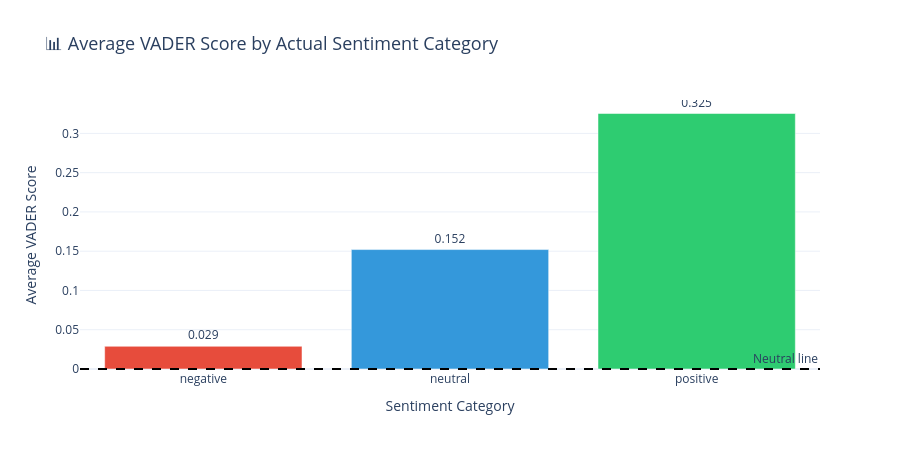

Notebook code cell kept with this figure:
### Code cell
# ================================================
# STEP 7 - VISUALIZATION 3
# Average Sentiment Score by Category
# ================================================

# Calculate average VADER score per sentiment category
avg_scores = df.groupby('sentiment')['vader_score'].agg(['mean', 'std']).reset_index()
avg_scores.columns = ['sentiment', 'avg_score', 'std_score']

print("Average VADER scores by sentiment:")
print(avg_scores)

# Create bar chart
fig3 = px.bar(
    avg_scores,
    x='sentiment',
    y='avg_score',
    color='sentiment',
    title='📊 Average VADER Score by Actual Sentiment Category',
    color_discrete_map={
        'positive': '#2ECC71',
        'negative': '#E74C3C',
        'neutral': '#3498DB'
    },
    labels={
        'avg_score': 'Average VADER Score',
        'sentiment': 'Sentiment Category'
    },
    template='plotly_white',
    text='avg_score'
)

fig3.update_traces(
    texttemplate='%{text:.3f}',
    textposition='outside'
)

fig3.update_layout(
    title_font_size=18,
    showlegend=False,
    height=450
)

fig3.add_hline(
    y=0,
    line_dash='dash',
    line_color='black',
    annotation_text='Neutral line'
)

fig3.show()

### Figure 1 — Plotly figure (JSON) as saved in the notebook; plotly's stock layout.template omitted (floating-point values rounded to 4 significant figures)
{"data": [{"hovertemplate": "Sentiment Category=%{x}<br>Average VADER Score=%{text}<extra></extra>", "legendgroup": "negative", "marker": {"color": "#E74C3C", "pattern": {"shape": ""}}, "name": "negative", "orientation": "v", "showlegend": true, "text": [0.02889], "textposition": "outside", "texttemplate": "%{text:.3f}", "type": "bar", "x": ["negative"], "xaxis": "x", "y": [0.02889], "yaxis": "y"}, {"hovertemplate": "Sentiment Category=%{x}<br>Average VADER Score=%{text}<extra></extra>", "legendgroup": "neutral", "marker": {"color": "#3498DB", "pattern": {"shape": ""}}, "name": "neutral", "orientation": "v", "showlegend": true, "text": [0.1521], "textposition": "outside", "texttemplate": "%{text:.3f}", "type": "bar", "x": ["neutral"], "xaxis": "x", "y": [0.1521], "yaxis": "y"}, {"hovertemplate": "Sentiment Category=%{x}<br>Average VADER Score=%{text}<extra></extra>", "legendgroup": "positive", "marker": {"color": "#2ECC71", "pattern": {"shape": ""}}, "name": "positive", "orientation": "v", "showlegend": true, "text": [0.3253], "textposition": "outside", "texttemplate": "%{text:.3f}", "type": "bar", "x": ["positive"], "xaxis": "x", "y": [0.3253], "yaxis": "y"}], "layout": {"annotations": [{"showarrow": false, "text": "Neutral line", "x": 1, "xanchor": "right", "xref": "x domain", "y": 0, "yanchor": "bottom", "yref": "y"}], "barmode": "relative", "height": 450, "legend": {"title": {"text": "Sentiment Category"}, "tracegroupgap": 0}, "shapes": [{"line": {"color": "black", "dash": "dash"}, "type": "line", "x0": 0, "x1": 1, "xref": "x domain", "y0": 0, "y1": 0, "yref": "y"}], "showlegend": false, "title": {"font": {"size": 18}, "text": "📊 Average VADER Score by Actual Sentiment Category"}, "xaxis": {"anchor": "y", "categoryarray": ["negative", "neutral", "positive"], "categoryorder": "array", "domain": [0, 1], "title": {"text": "Sentiment Category"}}, "yaxis": {"anchor": "x", "domain": [0, 1], "title": {"text": "Average VADER Score"}}}}
